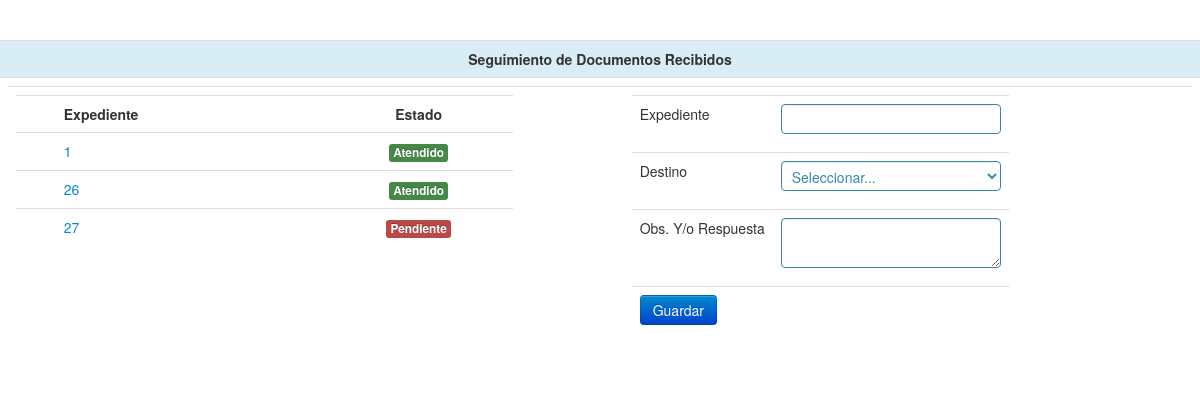
/admin/s_doc.php (signed in), run on the app's committed database.
### tables this page shows
CREATE TABLE IF NOT EXISTS `flujo` (
  `id` int(10) NOT NULL AUTO_INCREMENT,
  `idexpediente` varchar(10) NOT NULL,
  `tramite` varchar(20) NOT NULL,
  `fecha` varchar(10) NOT NULL,
  `hora` varchar(10) NOT NULL,
  `fechaf` varchar(10) NOT NULL,
  `horaf` varchar(10) NOT NULL,
  `tipodoc` varchar(10) NOT NULL,
  `ndoc` varchar(100) NOT NULL,
  `folios` varchar(10) NOT NULL,
  `procedencia` varchar(10) NOT NULL,
  `dependencia` varchar(10) NOT NULL,
  `asunto` varchar(100) NOT NULL,
  `descripcion` varchar(900) NOT NULL,
  `area` int(10) NOT NULL,
  `codep` varchar(10) NOT NULL,
  `estado` varchar(10) NOT NULL,
  PRIMARY KEY (`id`)
);

### admin/s_doc.php (the view, shortened to what this page needs)
<?php
			$sarea=$_SESSION['area'];
		$sdep=$_SESSION['dependencia'];
?>
<!DOCTYPE html>
<html lang="en">
<head>
    <link href="css/bootstrap.css" rel="stylesheet">
    <link href="css/bootstrap-responsive.css" rel="stylesheet">
    <link href="css/docs.css" rel="stylesheet">
    <link href="js/google-code-prettify/prettify.css" rel="stylesheet">
</head>
<body data-spy="scroll" data-target=".bs-docs-sidebar">
<div align="center">
<table width="80%" border="0" class="table">
  <tr class="info">
    <td><center>
    <strong>Seguimiento de Documentos Recibidos</strong>
    </center></td>
  </tr>
  <td>
<table width="100%" border="0">
  <tr>
    <td width="48%">
    <div style="width: 90%; height: 250px; overflow-y: scroll;">
    <table width="80%" border="0" class="table">
      <tr>
        <td width="8%"><strong><center></center></strong></td>
        <td width="54%"><strong>Expediente</strong></td>
           <td width="38%"><center><strong>Estado</strong></center></td>
      </tr>
      <?php
		$can=mysql_query("SELECT * FROM flujo where area='$sarea' and codep='$sdep'");
		while($dato=mysql_fetch_array($can)){
			$nombre=$dato['idexpediente'];
			$id=$dato['id'];
			if($dato['estado']=="n"){
				$estado='<span class="label label-success">Atendido</span>';
			}else{
				$estado='<span class="label label-important">Pendiente</span>';
			}
	  ?>
      <tr>
        <td>&nbsp;</td>
        <td><a href="s_doc.php?codigo=<?php echo $id; ?>"><?php echo $nombre; ?></a></td>
        <td><center><a href="s_doc.php?estado=<?php echo $id; ?>"><?php echo $estado; ?></a></center></td>
      </tr>
      <?php } ?>
    </table>
    </div>
    </td>
    <td width="4%">&nbsp;</td>
    <td width="48%">
    <?php
		if(empty($_GET['codigo'])){
			$can=mysql_query("SELECT MAX(id) as numero FROM flujo");
			if($dato=mysql_fetch_array($can)){
				$s_nombre="";
				$boton="Guardar";
			}
		}
		?>
    <div class="control-group info">
    <form name="form1" method="post" action="">
        <table border="0">
        <tr>
        <td>
        <label for="textfield2">Expediente</label>
        </td>
        <td>
        <input type="text" name="s_expediente" id="s_expediente" value="<?php echo $s_nombre; ?>" required autocomplete="off">
        </td>
        </tr>
      <tr>
        <td>
        <label for="textfield2">Destino</label>
        </td>
        <td>
          <?php
	echo "<select name='area' id='area' required>";
	echo "<option value=''>Seleccionar...</option>";
	?>
     </td>
     </tr>
     <tr>
        <td>
        <label for="textfield2">Obs. Y/o Respuesta</label>
        </td>
        <td>
			<textarea name="s_obs" id="obs"  required></textarea>
     </td>
     </tr>
     <tr>
     <td>
        <button tabindex="submit" class="btn btn-primary"><?php echo $boton; ?></button>
        </td>
        <td>
         </td>
         </tr>
         </table>
    </form>
    </div>
    </td>
  </tr>
</table>
</td>
</table>
</div>
</body>
</html>

### admin/css/docs.css (style rules this page uses)
body { position: relative; padding-top: 40px; }

### data on the page
flujo: idexpediente "1", estado "Atendido"
flujo: idexpediente "26", estado "Atendido"
flujo: idexpediente "27", estado "Pendiente"

### other printed values
$boton "Guardar"
